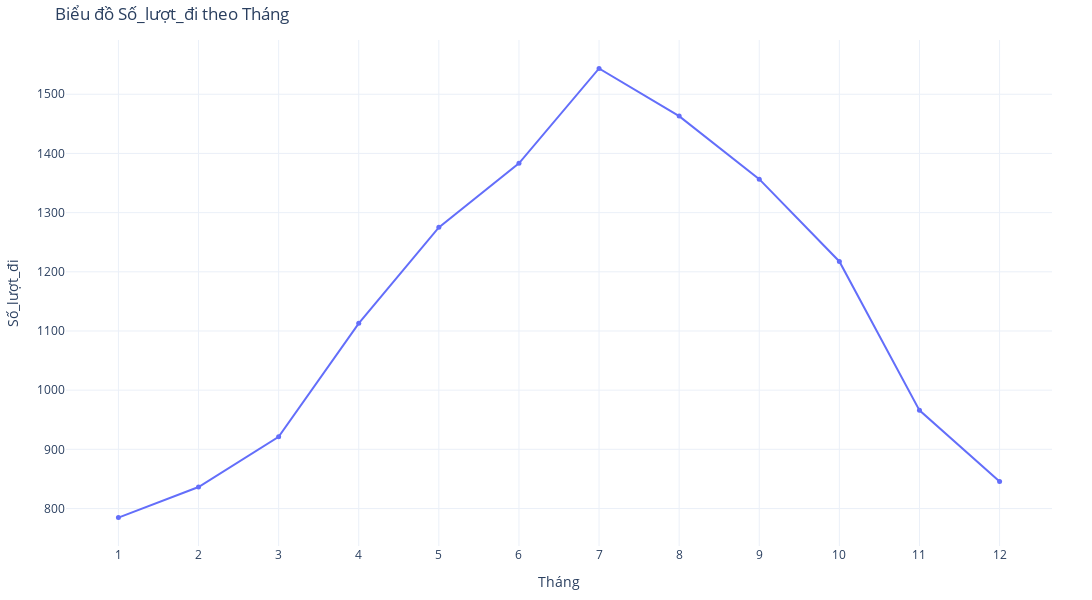

The notebook cell saved with this chart:
### Code cell
# Phân tích số lượt đi xe đạp theo tháng
def create_line_plot_month(feature, x_feature, y_feature):
    fig = px.line(feature, x=x_feature, y=y_feature,
                 title=f'Biểu đồ {y_feature} theo {x_feature}',
                 labels={x_feature: x_feature, y_feature: y_feature},
                 markers=True,
                 template='plotly_white')
    fig.update_traces(marker=dict(size=5))

    fig.update_layout(
        title=f'Biểu đồ {y_feature} theo {x_feature}',
        xaxis_title=x_feature,
        yaxis_title=y_feature,
        hovermode='closest',
        margin=dict(l=40, r=40, t=40, b=40),
        height=600,
        width=1200
    )
   
    fig.show()

# Call the function to create the scatter plot
x_feature = 'Tháng'
y_feature = 'Số_lượt_đi'

df['Tháng'] = df['Thời_gian'].dt.month
feature = df.groupby(x_feature)[y_feature].mean().reset_index()
feature['Tháng'] = feature['Tháng'].astype(str)

create_line_plot_month(feature, x_feature, y_feature)

### Figure 1 — Plotly figure (JSON) as saved in the notebook; plotly's stock layout.template omitted (floating-point values rounded to 4 significant figures)
{"data": [{"hovertemplate": "Tháng=%{x}<br>Số_lượt_đi=%{y}<extra></extra>", "legendgroup": "", "line": {"color": "#636efa", "dash": "solid"}, "marker": {"size": 5, "symbol": "circle"}, "mode": "lines+markers", "name": "", "orientation": "v", "showlegend": false, "type": "scatter", "x": ["1", "2", "3", "4", "5", "6", "7", "8", "9", "10", "11", "12"], "xaxis": "x", "y": [784.7, 836.3, 921.3, 1113.0, 1275.0, 1383.0, 1544.0, 1463.0, 1357.0, 1218.0, 965.9, 845.5], "yaxis": "y"}], "layout": {"height": 600, "hovermode": "closest", "legend": {"tracegroupgap": 0}, "margin": {"b": 40, "l": 40, "r": 40, "t": 40}, "title": {"text": "Biểu đồ Số_lượt_đi theo Tháng"}, "width": 1200, "xaxis": {"anchor": "y", "domain": [0, 1], "title": {"text": "Tháng"}}, "yaxis": {"anchor": "x", "domain": [0, 1], "title": {"text": "Số_lượt_đi"}}}}
